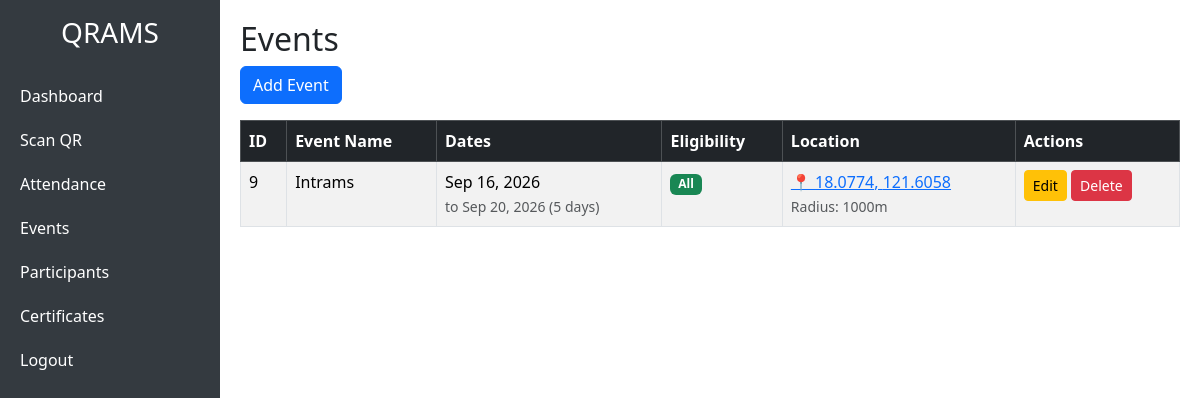
Page /admin/events.php (signed in) on the committed database.
### tables this page shows
CREATE TABLE `events` (
  `id` int(11) NOT NULL,
  `event_name` varchar(100) NOT NULL,
  `start_date` date NOT NULL,
  `end_date` date NOT NULL,
  `allowed_departments` text DEFAULT NULL,
  `allowed_year_levels` text DEFAULT NULL,
  `venue_lat` decimal(10,8) DEFAULT NULL,
  `venue_lng` decimal(11,8) DEFAULT NULL,
  `radius_meters` int(11) DEFAULT 100,
  `signatory_name` varchar(100) DEFAULT NULL,
  `signatory_signature` varchar(255) DEFAULT NULL
);

### admin/events.php (the view, shortened to what this page needs)
<?php include 'header.php'; ?>
<link rel="stylesheet" href="https://unpkg.com/leaflet@1.9.4/dist/leaflet.css" />
<h2>Events</h2>
<a href="#" class="btn btn-primary mb-3" data-bs-toggle="collapse" data-bs-target="#addEventForm">Add Event</a>
<?php
$stmt = $conn->query("SELECT * FROM events ORDER BY start_date DESC");
$events = $stmt->fetchAll(PDO::FETCH_ASSOC);
?>
<table class="table table-bordered table-striped">
    <thead class="table-dark">
        <tr>
            <th>ID</th>
            <th>Event Name</th>
            <th>Dates</th>
            <th>Eligibility</th>
            <th>Location</th>
            <th>Actions</th>
        </tr>
    </thead>
    <tbody>
        <?php foreach($events as $e):
            $depts = json_decode($e['allowed_departments'] ?? '[]', true) ?: [];
            $years = json_decode($e['allowed_year_levels'] ?? '[]', true) ?: [];
        ?>
            <tr>
                <td><?= $e['id'] ?></td>
                <td><?= htmlspecialchars($e['event_name']) ?></td>
                <td>
                    <?= date('M j, Y', strtotime($e['start_date'])) ?>
                    <?php if ($e['end_date'] !== $e['start_date']): ?>
                        <br><small class="text-muted">
                            to <?= date('M j, Y', strtotime($e['end_date'])) ?>
                            (<?= (int)((strtotime($e['end_date']) - strtotime($e['start_date'])) / 86400) + 1 ?> days)
                        </small>
                    <?php endif; ?>
                </td>
                <td>
                    <?php if (empty($depts) && empty($years)): ?>
                        <span class="badge bg-success">All</span>
                    <?php endif; ?>
                </td>
                <td>
                    <?php if (!empty($e['venue_lat']) && !empty($e['venue_lng'])): ?>
                        <a href="https://www.google.com/maps?q=<?= $e['venue_lat'] ?>,<?= $e['venue_lng'] ?>"
                           target="_blank">
                            📍 <?= number_format((float)$e['venue_lat'], 4) ?>,
                            <?= number_format((float)$e['venue_lng'], 4) ?>
                        </a>
                        <br><small class="text-muted">Radius: <?= (int)($e['radius_meters'] ?? 100) ?>m</small>
                    <?php else: ?>
                        <span class="text-muted">Not set</span>
                    <?php endif; ?>
                </td>
                <td>
                    <button class="btn btn-sm btn-warning" data-bs-toggle="modal"
                            data-bs-target="#editEventModal<?= $e['id'] ?>">Edit</button>
                    <a href="../process/save_event.php?delete_id=<?= $e['id'] ?>"
                       class="btn btn-sm btn-danger"
                       data-confirm="Delete this event?"
                       data-confirm-message="This removes the event and all attendance records."
                       data-confirm-button="Delete"
                       data-confirm-color="danger">Delete</a>
                </td>
            </tr>
        <?php endforeach; ?>
    </tbody>
</table>
<?php include 'footer.php'; ?>

### admin/header.php (style rules this page uses)
body { min-height: 100vh; display: flex; }

### rows in the picture
events: id "9", event_name "Intrams", start_date "Sep 16, 2026", end_date "Sep 20, 2026", end_date+start_date "5", venue_lat "18.0774", venue_lng "121.6058", radius_meters "1000"
